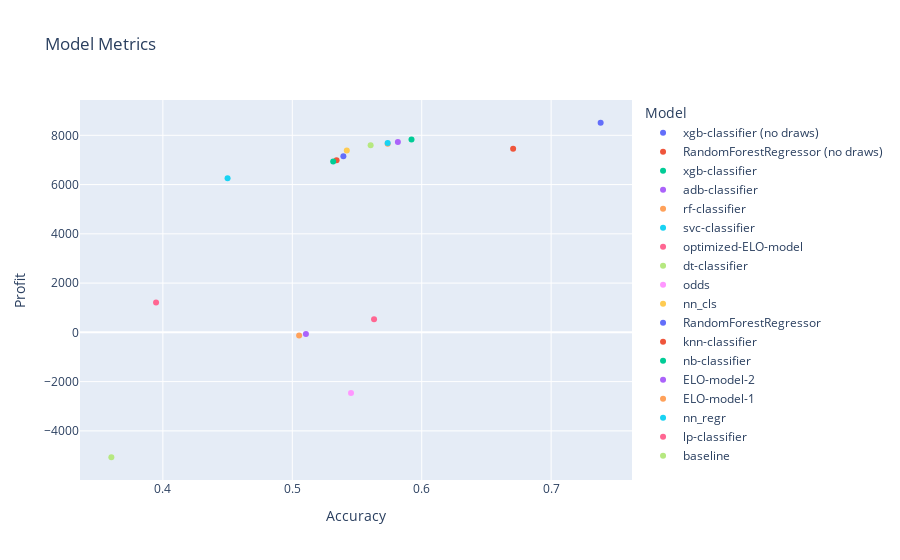

Source (notebook cell):
### Code cell
utils_dv.plot_metrics(metrics)

### Figure 1 — Plotly figure (JSON) as saved in the notebook; plotly's stock layout.template omitted (floating-point values rounded to 4 significant figures)
{"data": [{"customdata": [["xgb-classifier (no draws)"]], "hovertemplate": "Model=%{customdata[0]}<br>Accuracy=%{x}<br>Profit=%{y}<extra></extra>", "legendgroup": "xgb-classifier (no draws)", "marker": {"color": "#636efa", "symbol": "circle"}, "mode": "markers", "name": "xgb-classifier (no draws)", "orientation": "v", "showlegend": true, "type": "scatter", "x": [0.7383], "xaxis": "x", "y": [8510.0], "yaxis": "y"}, {"customdata": [["RandomForestRegressor (no draws)"]], "hovertemplate": "Model=%{customdata[0]}<br>Accuracy=%{x}<br>Profit=%{y}<extra></extra>", "legendgroup": "RandomForestRegressor (no draws)", "marker": {"color": "#EF553B", "symbol": "circle"}, "mode": "markers", "name": "RandomForestRegressor (no draws)", "orientation": "v", "showlegend": true, "type": "scatter", "x": [0.6706], "xaxis": "x", "y": [7453], "yaxis": "y"}, {"customdata": [["xgb-classifier"]], "hovertemplate": "Model=%{customdata[0]}<br>Accuracy=%{x}<br>Profit=%{y}<extra></extra>", "legendgroup": "xgb-classifier", "marker": {"color": "#00cc96", "symbol": "circle"}, "mode": "markers", "name": "xgb-classifier", "orientation": "v", "showlegend": true, "type": "scatter", "x": [0.5921], "xaxis": "x", "y": [7831.0], "yaxis": "y"}, {"customdata": [["adb-classifier"]], "hovertemplate": "Model=%{customdata[0]}<br>Accuracy=%{x}<br>Profit=%{y}<extra></extra>", "legendgroup": "adb-classifier", "marker": {"color": "#ab63fa", "symbol": "circle"}, "mode": "markers", "name": "adb-classifier", "orientation": "v", "showlegend": true, "type": "scatter", "x": [0.5816], "xaxis": "x", "y": [7730.0], "yaxis": "y"}, {"customdata": [["rf-classifier"]], "hovertemplate": "Model=%{customdata[0]}<br>Accuracy=%{x}<br>Profit=%{y}<extra></extra>", "legendgroup": "rf-classifier", "marker": {"color": "#FFA15A", "symbol": "circle"}, "mode": "markers", "name": "rf-classifier", "orientation": "v", "showlegend": true, "type": "scatter", "x": [0.5737], "xaxis": "x", "y": [7655.0], "yaxis": "y"}, {"customdata": [["svc-classifier"]], "hovertemplate": "Model=%{customdata[0]}<br>Accuracy=%{x}<br>Profit=%{y}<extra></extra>", "legendgroup": "svc-classifier", "marker": {"color": "#19d3f3", "symbol": "circle"}, "mode": "markers", "name": "svc-classifier", "orientation": "v", "showlegend": true, "type": "scatter", "x": [0.5737], "xaxis": "x", "y": [7688.0], "yaxis": "y"}, {"customdata": [["optimized-ELO-model"]], "hovertemplate": "Model=%{customdata[0]}<br>Accuracy=%{x}<br>Profit=%{y}<extra></extra>", "legendgroup": "optimized-ELO-model", "marker": {"color": "#FF6692", "symbol": "circle"}, "mode": "markers", "name": "optimized-ELO-model", "orientation": "v", "showlegend": true, "type": "scatter", "x": [0.5632], "xaxis": "x", "y": [528.9], "yaxis": "y"}, {"customdata": [["dt-classifier"]], "hovertemplate": "Model=%{customdata[0]}<br>Accuracy=%{x}<br>Profit=%{y}<extra></extra>", "legendgroup": "dt-classifier", "marker": {"color": "#B6E880", "symbol": "circle"}, "mode": "markers", "name": "dt-classifier", "orientation": "v", "showlegend": true, "type": "scatter", "x": [0.5605], "xaxis": "x", "y": [7592.0], "yaxis": "y"}, {"customdata": [["odds"]], "hovertemplate": "Model=%{customdata[0]}<br>Accuracy=%{x}<br>Profit=%{y}<extra></extra>", "legendgroup": "odds", "marker": {"color": "#FF97FF", "symbol": "circle"}, "mode": "markers", "name": "odds", "orientation": "v", "showlegend": true, "type": "scatter", "x": [0.5454], "xaxis": "x", "y": [-2464.0], "yaxis": "y"}, {"customdata": [["nn_cls"]], "hovertemplate": "Model=%{customdata[0]}<br>Accuracy=%{x}<br>Profit=%{y}<extra></extra>", "legendgroup": "nn_cls", "marker": {"color": "#FECB52", "symbol": "circle"}, "mode": "markers", "name": "nn_cls", "orientation": "v", "showlegend": true, "type": "scatter", "x": [0.5421], "xaxis": "x", "y": [7385.0], "yaxis": "y"}, {"customdata": [["RandomForestRegressor"]], "hovertemplate": "Model=%{customdata[0]}<br>Accuracy=%{x}<br>Profit=%{y}<extra></extra>", "legendgroup": "RandomForestRegressor", "marker": {"color": "#636efa", "symbol": "circle"}, "mode": "markers", "name": "RandomForestRegressor", "orientation": "v", "showlegend": true, "type": "scatter", "x": [0.5395], "xaxis": "x", "y": [7148.0], "yaxis": "y"}, {"customdata": [["knn-classifier"]], "hovertemplate": "Model=%{customdata[0]}<br>Accuracy=%{x}<br>Profit=%{y}<extra></extra>", "legendgroup": "knn-classifier", "marker": {"color": "#EF553B", "symbol": "circle"}, "mode": "markers", "name": "knn-classifier", "orientation": "v", "showlegend": true, "type": "scatter", "x": [0.5342], "xaxis": "x", "y": [6985.0], "yaxis": "y"}, {"customdata": [["nb-classifier"]], "hovertemplate": "Model=%{customdata[0]}<br>Accuracy=%{x}<br>Profit=%{y}<extra></extra>", "legendgroup": "nb-classifier", "marker": {"color": "#00cc96", "symbol": "circle"}, "mode": "markers", "name": "nb-classifier", "orientation": "v", "showlegend": true, "type": "scatter", "x": [0.5316], "xaxis": "x", "y": [6933.0], "yaxis": "y"}, {"customdata": [["ELO-model-2"]], "hovertemplate": "Model=%{customdata[0]}<br>Accuracy=%{x}<br>Profit=%{y}<extra></extra>", "legendgroup": "ELO-model-2", "marker": {"color": "#ab63fa", "symbol": "circle"}, "mode": "markers", "name": "ELO-model-2", "orientation": "v", "showlegend": true, "type": "scatter", "x": [0.5105], "xaxis": "x", "y": [-68.3], "yaxis": "y"}, {"customdata": [["ELO-model-1"]], "hovertemplate": "Model=%{customdata[0]}<br>Accuracy=%{x}<br>Profit=%{y}<extra></extra>", "legendgroup": "ELO-model-1", "marker": {"color": "#FFA15A", "symbol": "circle"}, "mode": "markers", "name": "ELO-model-1", "orientation": "v", "showlegend": true, "type": "scatter", "x": [0.5053], "xaxis": "x", "y": [-130.8], "yaxis": "y"}, {"customdata": [["nn_regr"]], "hovertemplate": "Model=%{customdata[0]}<br>Accuracy=%{x}<br>Profit=%{y}<extra></extra>", "legendgroup": "nn_regr", "marker": {"color": "#19d3f3", "symbol": "circle"}, "mode": "markers", "name": "nn_regr", "orientation": "v", "showlegend": true, "type": "scatter", "x": [0.45], "xaxis": "x", "y": [6257.0], "yaxis": "y"}, {"customdata": [["lp-classifier"]], "hovertemplate": "Model=%{customdata[0]}<br>Accuracy=%{x}<br>Profit=%{y}<extra></extra>", "legendgroup": "lp-classifier", "marker": {"color": "#FF6692", "symbol": "circle"}, "mode": "markers", "name": "lp-classifier", "orientation": "v", "showlegend": true, "type": "scatter", "x": [0.3947], "xaxis": "x", "y": [1213.0], "yaxis": "y"}, {"customdata": [["baseline"]], "hovertemplate": "Model=%{customdata[0]}<br>Accuracy=%{x}<br>Profit=%{y}<extra></extra>", "legendgroup": "baseline", "marker": {"color": "#B6E880", "symbol": "circle"}, "mode": "markers", "name": "baseline", "orientation": "v", "showlegend": true, "type": "scatter", "x": [0.3602], "xaxis": "x", "y": [-5070.0], "yaxis": "y"}], "layout": {"legend": {"title": {"text": "Model"}, "tracegroupgap": 0}, "title": {"text": "Model Metrics"}, "xaxis": {"anchor": "y", "domain": [0, 1], "title": {"text": "Accuracy"}}, "yaxis": {"anchor": "x", "domain": [0, 1], "title": {"text": "Profit"}}}}
